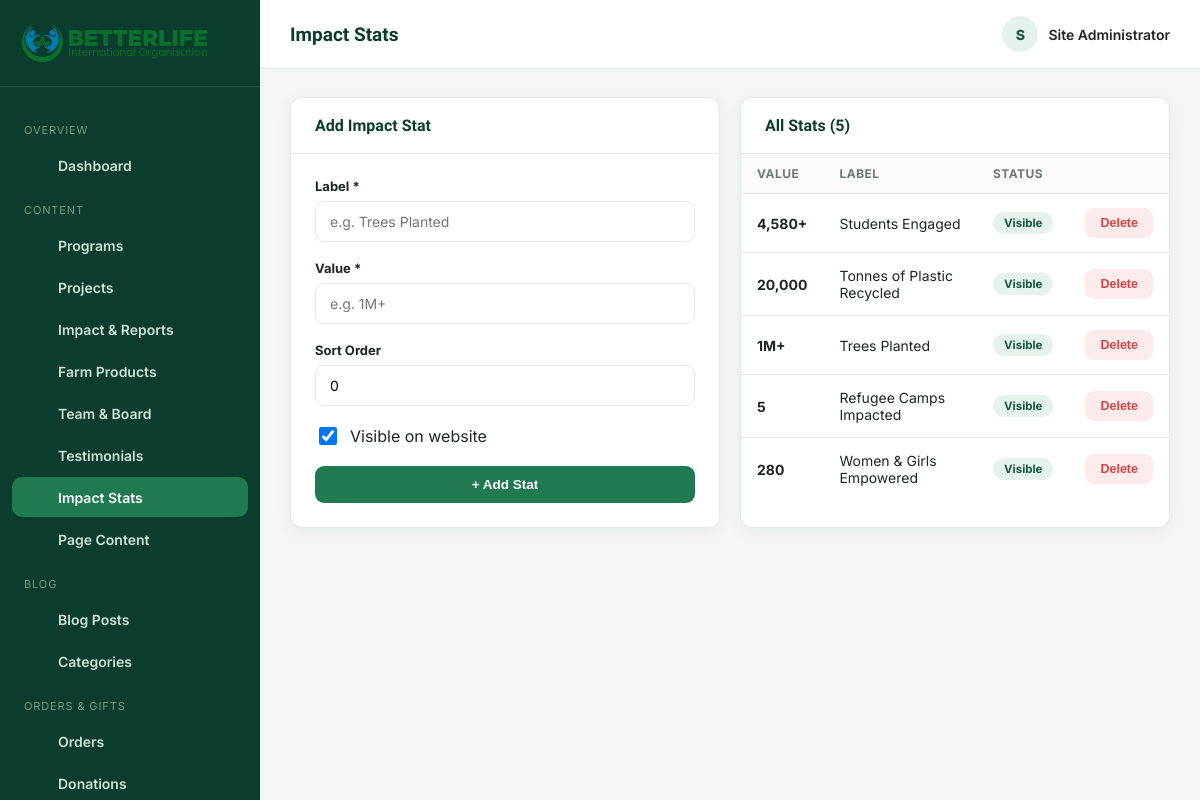
Before: /admin/stats.php (signed in) with the older database file.
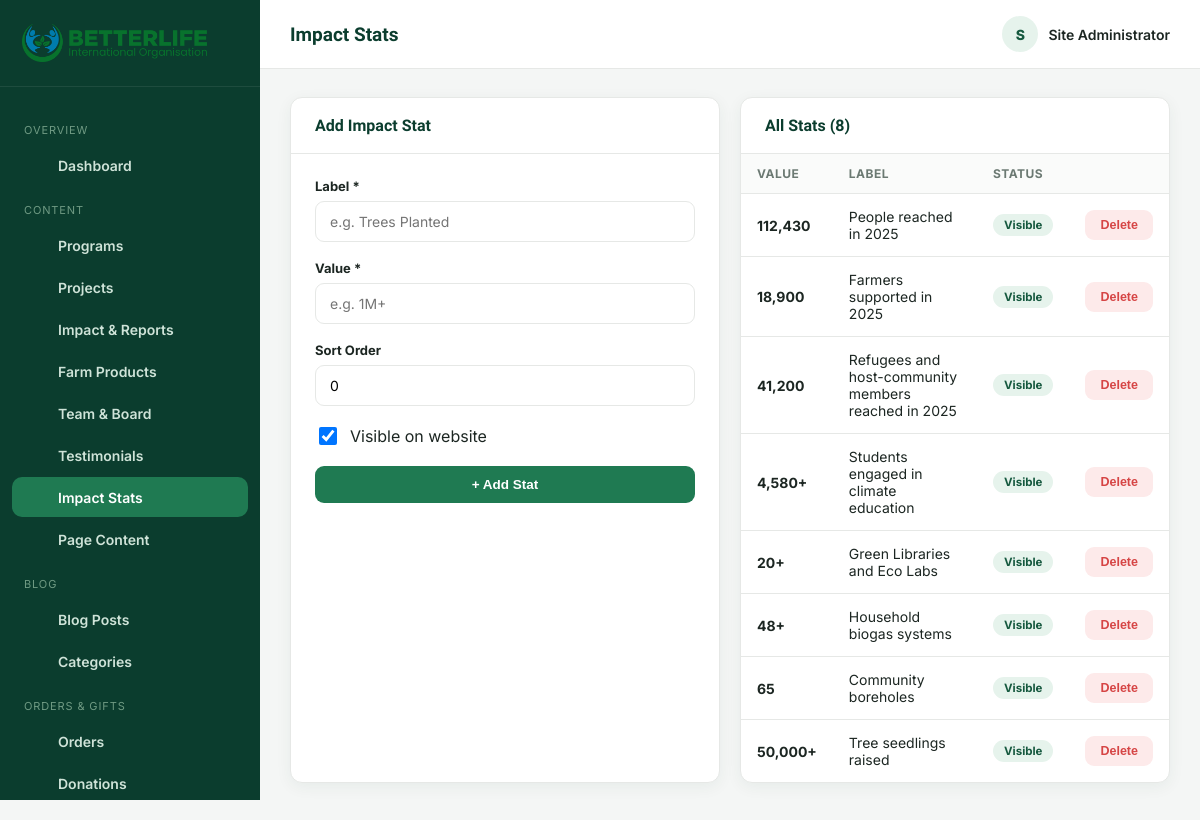
After: the same page with the newer database file.
### tables this page shows
CREATE TABLE stats (
  id INT AUTO_INCREMENT PRIMARY KEY,
  label VARCHAR(150) NOT NULL,
  value VARCHAR(50) NOT NULL,
  icon VARCHAR(50) DEFAULT NULL,
  sort_order INT DEFAULT 0,
  status TINYINT(1) DEFAULT 1
);

### admin/stats.php (the view, shortened to what the changed rows need)
<?php
require_once __DIR__ . '/includes/auth.php';
$activeNav = 'stats';
$pageTitle = 'Impact Stats';
$stats = $pdo->query("SELECT * FROM stats ORDER BY sort_order")->fetchAll();
require __DIR__ . '/includes/header.php';
?>
<div class="form-grid">
  <div class="panel">
    <div class="panel-head"><h3>All Stats (<?= count($stats) ?>)</h3></div>
    <div class="table-wrap">
      <table class="data-table">
        <thead><tr><th>Value</th><th>Label</th><th>Status</th><th></th></tr></thead>
        <tbody>
          <?php foreach ($stats as $s): ?>
            <tr>
              <td><strong><?= h($s['value']) ?></strong></td>
              <td><?= h($s['label']) ?></td>
              <td><span class="badge <?= $s['status'] ? 'badge-green' : 'badge-gray' ?>"><?= $s['status'] ? 'Visible' : 'Hidden' ?></span></td>
              <td>
                <form method="post" style="display:inline;"><button type="submit" class="btn btn-danger btn-sm" data-confirm="Remove this stat?">Delete</button></form>
              </td>
            </tr>
          <?php endforeach; ?>
        </tbody>
      </table>
    </div>
  </div>
</div>
<?php require __DIR__ . '/includes/footer.php'; ?>

### admin/includes/header.php (shortened to what the changed rows need)
<?php
$navItems = [
  ['group' => 'Overview', 'items' => [
    ['key' => 'dashboard', 'label' => 'Dashboard', 'icon' => 'grid', 'href' => ADMIN_URL . '/index.php'],
  ]],
  ['group' => 'Content', 'items' => [
    ['key' => 'programs', 'label' => 'Programs', 'icon' => 'leaf', 'href' => ADMIN_URL . '/programs.php'],
    ['key' => 'projects', 'label' => 'Projects', 'icon' => 'box', 'href' => ADMIN_URL . '/projects.php'],
    ['key' => 'impact-reports', 'label' => 'Impact & Reports', 'icon' => 'trending-up', 'href' => ADMIN_URL . '/impact-reports.php'],
    ['key' => 'products', 'label' => 'Farm Products', 'icon' => 'shopping-bag', 'href' => ADMIN_URL . '/products.php'],
    ['key' => 'team', 'label' => 'Team & Board', 'icon' => 'users', 'href' => ADMIN_URL . '/team.php'],
    ['key' => 'testimonials', 'label' => 'Testimonials', 'icon' => 'message', 'href' => ADMIN_URL . '/testimonials.php'],
    ['key' => 'stats', 'label' => 'Impact Stats', 'icon' => 'trending-up', 'href' => ADMIN_URL . '/stats.php'],
    ['key' => 'content', 'label' => 'Page Content', 'icon' => 'file-text', 'href' => ADMIN_URL . '/content.php'],
  ]],
  ['group' => 'Blog', 'items' => [
    ['key' => 'blog', 'label' => 'Blog Posts', 'icon' => 'newspaper', 'href' => ADMIN_URL . '/blog.php'],
    ['key' => 'blog-categories', 'label' => 'Categories', 'icon' => 'tag', 'href' => ADMIN_URL . '/blog-categories.php'],
  ]],
  ['group' => 'Orders & Gifts', 'items' => [
    ['key' => 'orders', 'label' => 'Orders', 'icon' => 'box', 'href' => ADMIN_URL . '/orders.php'],
    ['key' => 'donations', 'label' => 'Donations', 'icon' => 'heart', 'href' => ADMIN_URL . '/donations.php'],
  ]],
  ['group' => 'Engagement', 'items' => [
    ['key' => 'messages', 'label' => 'Messages', 'icon' => 'mail', 'href' => ADMIN_URL . '/messages.php'],
    ['key' => 'subscribers', 'label' => 'Subscribers', 'icon' => 'send', 'href' => ADMIN_URL . '/subscribers.php'],
  ]],
  ['group' => 'Site', 'items' => [
    ['key' => 'settings', 'label' => 'Site Settings', 'icon' => 'settings', 'href' => ADMIN_URL . '/settings.php'],
    ['key' => 'site-update', 'label' => 'Site Update', 'icon' => 'globe', 'href' => ADMIN_URL . '/site-update.php'],
  ]],
];
?>
<!DOCTYPE html>
<html lang="en">
<head>
<link rel="stylesheet" href="<?= ADMIN_URL ?>/assets/css/admin.css?v=<?= @filemtime(__DIR__ . '/../assets/css/admin.css') ?: time() ?>">
</head>
<body>
<div class="admin-layout">
  <aside class="sidebar" id="adminSidebar">
    <nav>
      <?php foreach ($navItems as $group): ?>
        <div class="nav-label"><?= h($group['group']) ?></div>
        <?php foreach ($group['items'] as $item): ?>
          <a href="<?= $item['href'] ?>" class="nav-link <?= ($activeNav ?? '') === $item['key'] ? 'active' : '' ?>">
            <span class="ico"><?= icon($item['icon'], 18) ?></span> <?= h($item['label']) ?>
          </a>
        <?php endforeach; ?>
      <?php endforeach; ?>
    </nav>
  </aside>
  <div class="main">
    <div class="topbar-admin">
      <div style="display:flex;align-items:center;gap:14px;">
        <div>
          <h1><?= h($pageTitle ?? 'Dashboard') ?></h1>
        </div>
      </div>
    </div>
    <div class="content">

### includes/functions.php (shortened to what the changed rows need)
<?php
function h(?string $value): string
{
    return htmlspecialchars($value ?? '', ENT_QUOTES, 'UTF-8');
}
function icon(string $name, int $size = 20): string
{
    $d = $paths[$name] ?? $paths['leaf'];
    return '<svg width="' . $size . '" height="' . $size . '" viewBox="0 0 24 24" fill="none" stroke="currentColor" stroke-width="1.8" stroke-linecap="round" stroke-linejoin="round" aria-hidden="true">' . $d . '</svg>';
}

Changed rows visible on the page:
removed stats: value "4,580+", label "Students Engaged", status "Visible"
removed stats: value "1M+", label "Trees Planted", status "Visible"
added stats: value "112,430", label "People reached in 2025", status "Visible"
changed stats: value "20,000" → "18,900"; label "Tonnes of Plastic Recycled" → "Farmers supported in 2025"
added stats: value "41,200", label "Refugees and host-community members reached in 2025", status "Visible"
changed stats: value "5" → "4,580+"; label "Refugee Camps Impacted" → "Students engaged in climate education"
changed stats: value "280" → "20+"; label "Women & Girls Empowered" → "Green Libraries and Eco Labs"
added stats: value "48+", label "Household biogas systems", status "Visible"
added stats: value "65", label "Community boreholes", status "Visible"
added stats: value "50,000+", label "Tree seedlings raised", status "Visible"
Other visible differences:
count($stats): "5" → "8"
